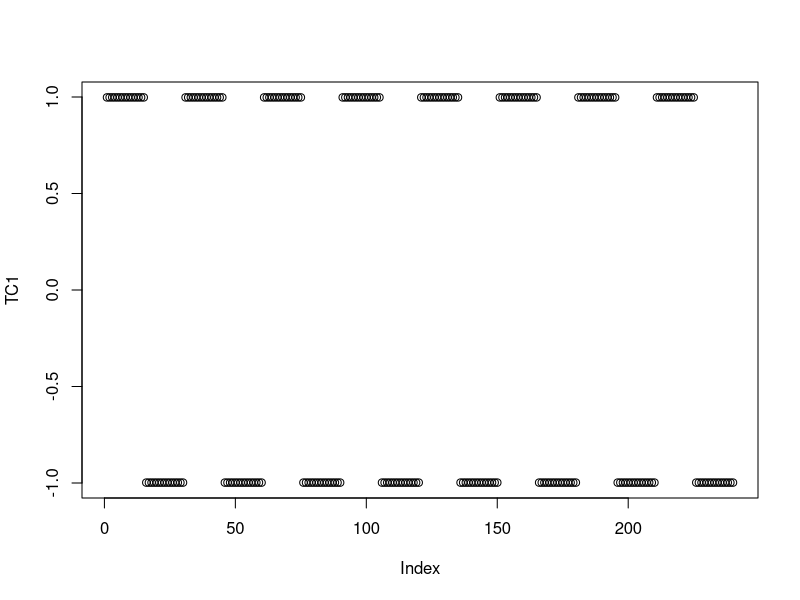
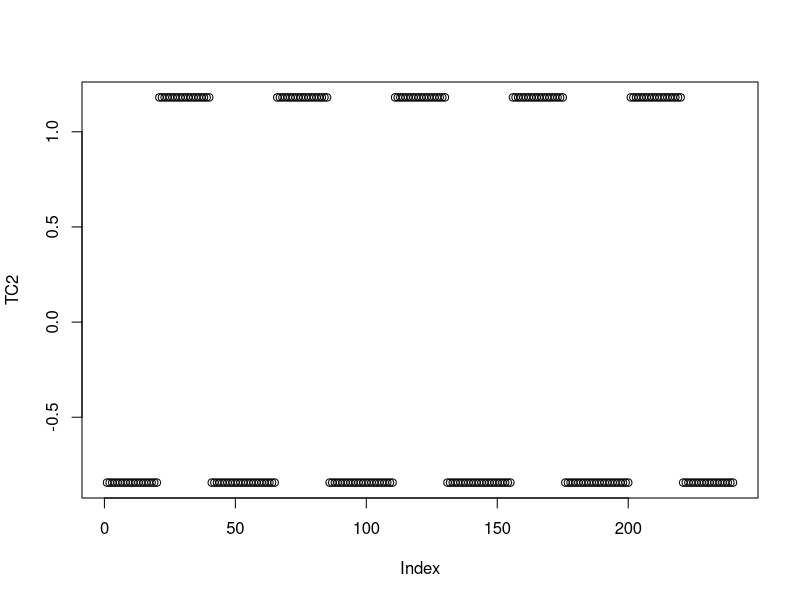
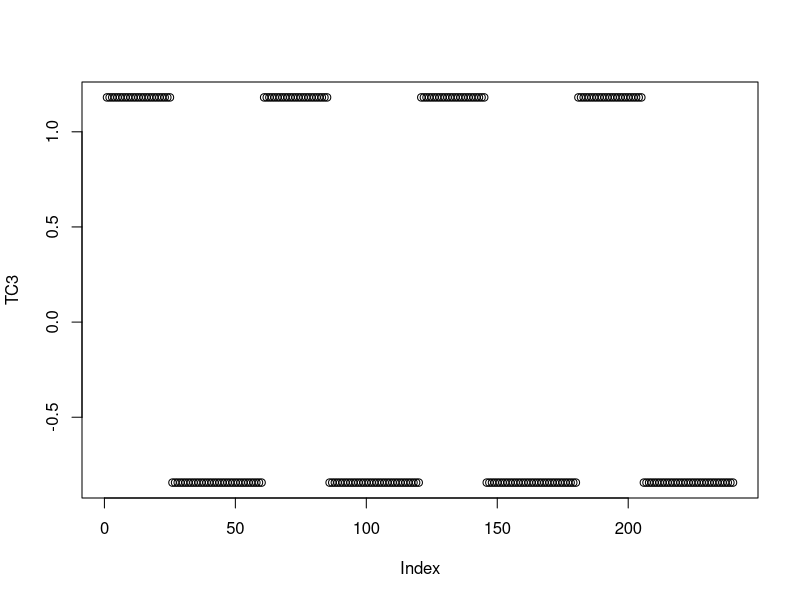
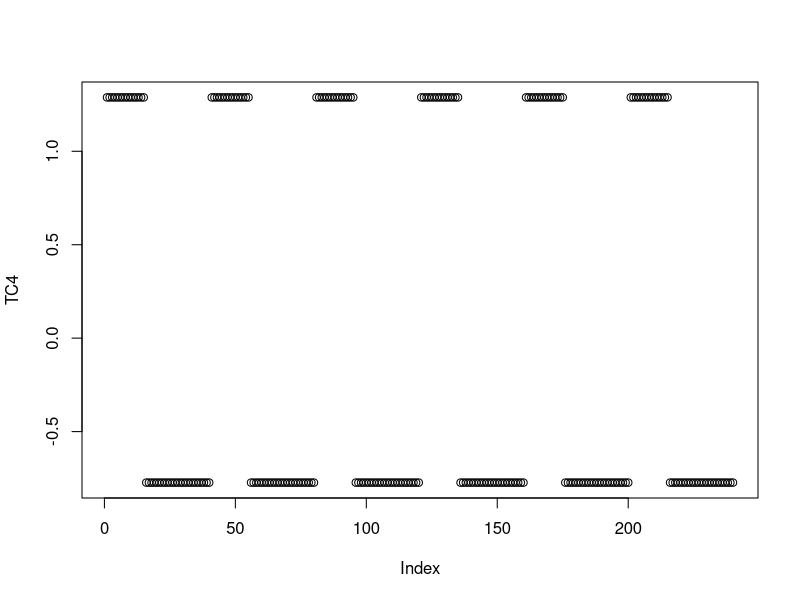
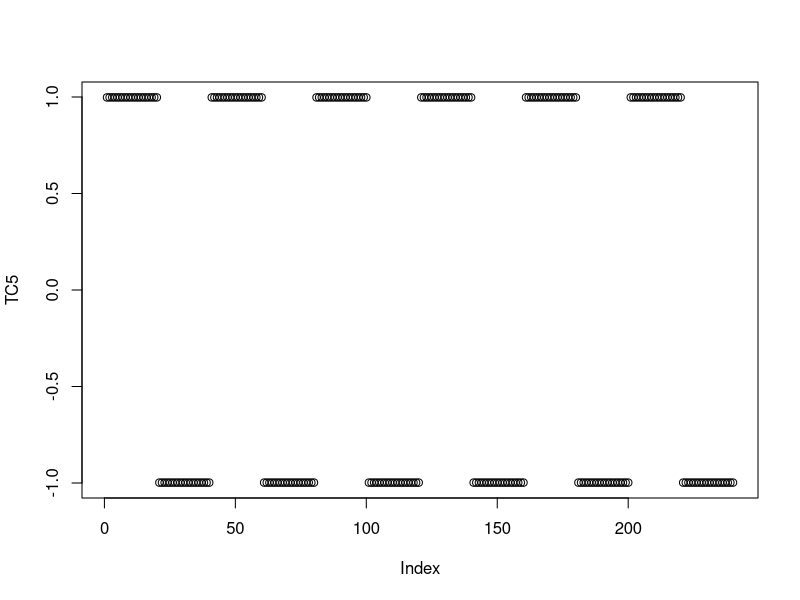
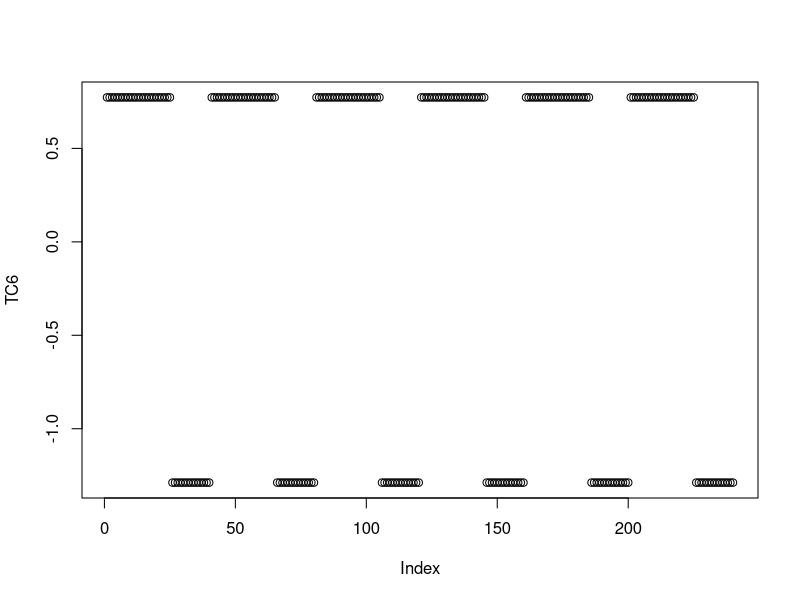
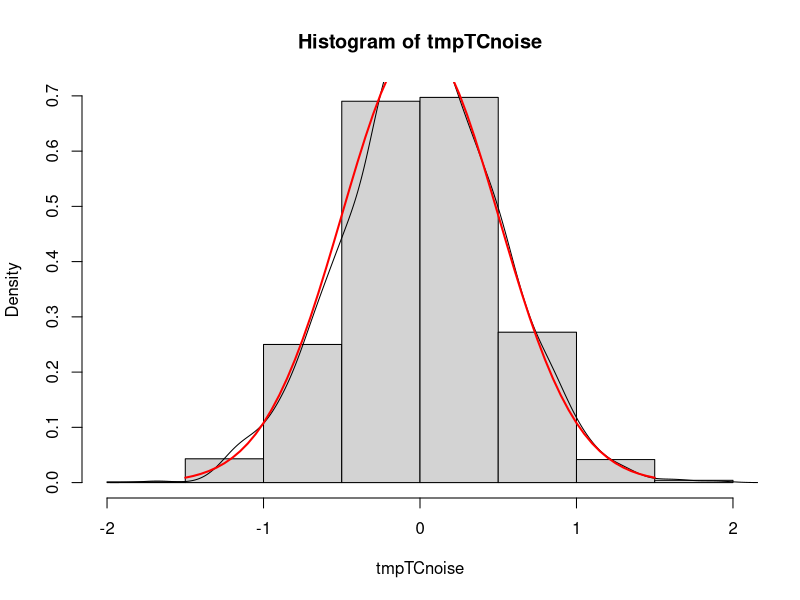
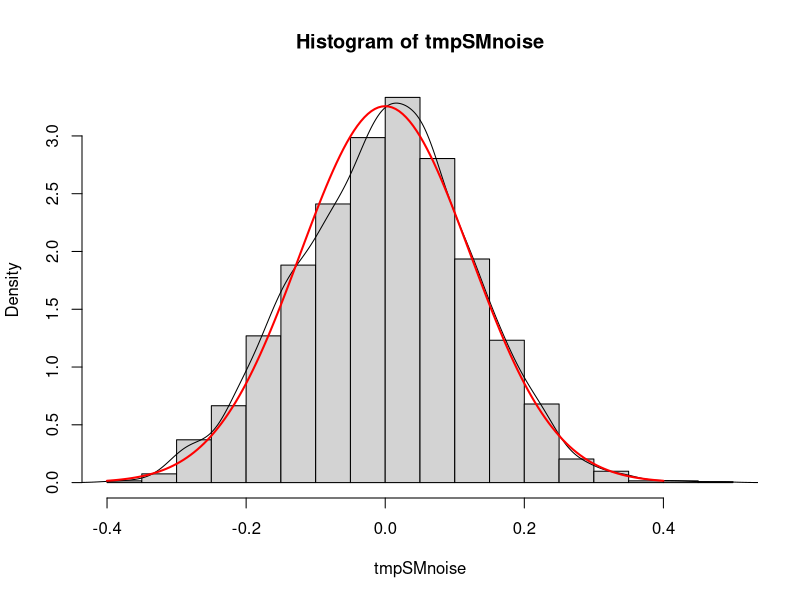

The R source for these figures, in order:
## ---- chunk 1
install.packages("corrplot")
install.packages("ggplot2")
## ---- chunk 2
library(corrplot)
library(ggplot2)
AV = c(0, 20, 0, 0, 0, 0)
IV = c(30, 45, 60, 40, 40, 40)
durOnes = c(15, 20, 25, 15, 20, 25)
negOnes = IV - durOnes
N = 240

TC1 <- c( rep(c(rep(1, durOnes[1]), rep(0, negOnes[1])), ceiling(N/IV[1])) )
TC1 <- head(TC1, N)
TC2 <- c( rep(0, 20), rep(c(rep(1,durOnes[2]), rep(0, negOnes[2])), ceiling(N/IV[2])))
TC2 <- head(TC2, N)
TC3 <- c( rep(c(rep(1,durOnes[3]), rep(0, negOnes[3])), ceiling(N/IV[3])))
TC3 <- head(TC3, N) 
TC4 <- c( rep(c(rep(1,durOnes[4]), rep(0, negOnes[4])), ceiling(N/IV[4])))
TC4 <- head(TC4, N) 
TC5 <- c( rep(c(rep(1,durOnes[5]), rep(0, negOnes[5])), ceiling(N/IV[5])))
TC5 <- head(TC5, N) 
TC6 <- c( rep(c(rep(1,durOnes[6]), rep(0, negOnes[6])), ceiling(N/IV[6])))
TC6 <- head(TC6, N)

standardiseVector <- function(TC) {
  TCMean <- mean(TC)
  TCSD <- sd(TC)
  TC2 <- (TC - TCMean)/TCSD
  return(TC2)
}
  
TC1 <- standardiseVector(TC1)
TC2 <- standardiseVector(TC2)
TC3 <- standardiseVector(TC3)
TC4 <- standardiseVector(TC4)
TC5 <- standardiseVector(TC5)
TC6 <- standardiseVector(TC6)

TC <- matrix(c(TC1, TC2, TC3, TC4, TC5, TC6), nrow = 240, ncol = 6)

plot(TC1)
plot(TC2)
plot(TC3)
plot(TC4)
plot(TC5)
plot(TC6)

## ---- chunk 3
write.csv(TC, "./TC.csv")
## ---- chunk 4
smDim <- 21

SM1 <- matrix(0, smDim, smDim)
SM1[c(2:6), c(2:6)] <- 1

SM2 <- matrix(0, smDim, smDim)
SM2[c(2:6), c(15:19)] <- 1

SM3 <- matrix(0, smDim, smDim)
SM3[c(8:13), c(2:6)] <- 1

SM4 <- matrix(0, smDim, smDim)
SM4[c(8:13), c(15:19)] <- 1

SM5 <- matrix(0, smDim, smDim)
SM5[c(15:19), c(2:6)] <- 1

SM6 <- matrix(0, smDim, smDim)
SM6[c(15:19), c(15:19)] <- 1
## ---- chunk 5
write.csv(SM1, "./SM1.csv")
write.csv(SM2, "./SM2.csv")
write.csv(SM3, "./SM3.csv")
write.csv(SM4, "./SM4.csv")
write.csv(SM5, "./SM5.csv")
write.csv(SM6, "./SM6.csv")
## ---- chunk 6
SMv <- c(
  as.vector(t(SM1)), 
  as.vector(t(SM2)),
  as.vector(t(SM3)),
  as.vector(t(SM4)),
  as.vector(t(SM5)),
  as.vector(t(SM6))
  )

SM <- matrix(SMv, nrow = 6, ncol = 441, byrow = TRUE)
## ---- chunk 7
write.csv(t(SM), "./SM.csv")
## ---- chunk 8
tmpTCnoise <- rnorm(N * 6, mean = 0, sd = sqrt(0.25))
tmpSMnoise <- rnorm(6 * smDim^2, mean = 0, sd = sqrt(0.015))

TCnoise <- matrix(tmpTCnoise, nrow = N, ncol = 6)
SMnoise <- matrix(tmpSMnoise, nrow = 6, ncol = smDim^2)
## ---- chunk 9
write.csv(t(SMnoise), "./SMnoise.csv")
write.csv(TCnoise, "./TCnoise.csv")
## ---- chunk 10

hist(tmpTCnoise,prob = TRUE)
lines(density(tmpTCnoise))
x <- seq(-1.5, 1.5, 0.05)
f <- dnorm(x, mean = 0, sd = sqrt(0.25))
lines(x, f, col = "red", lwd = 2)
## ---- chunk 11
hist(tmpSMnoise,prob = TRUE)
lines(density(tmpSMnoise))
x <- seq(-0.4, 0.4, 0.005)
f <- dnorm(x, mean = 0, sd = sqrt(0.015))
lines(x, f, col = "red", lwd = 2)
## ---- chunk 12
X = (TC + TCnoise) %*% (SM +SMnoise)

plot(X[,1],type = 'l',col = 1,ylab = 'value', ylim = c(-4, 4))
rdm100 <- head(sample(c(1:240)),100)
for (i in 2:100){
  lines(X[,rdm100[i]], type = "l", col = i)
}
## ---- chunk 13
Xvar <- rep(0, 441)
for (i in 1:441){
  Xvar[i] <- var(X[,i])
}

plot(Xvar,type = 'p',ylab = 'variance')
